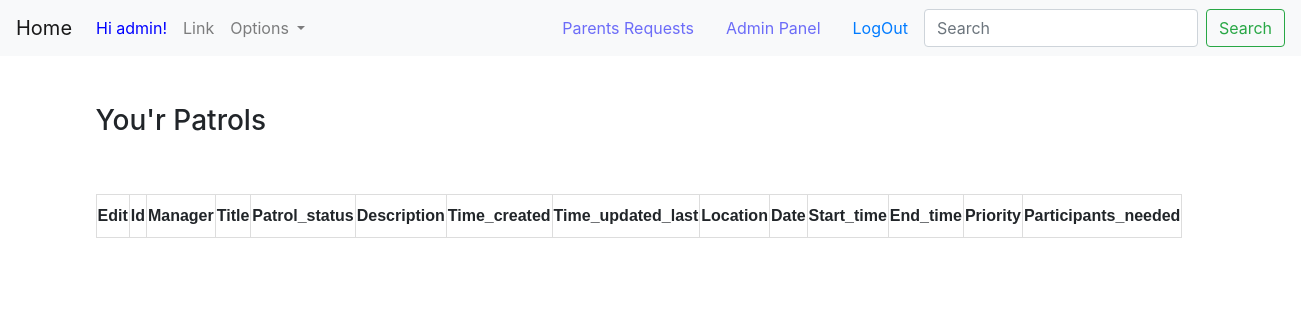
/mypage/ (signed in), run on an earlier commit of the app's database.
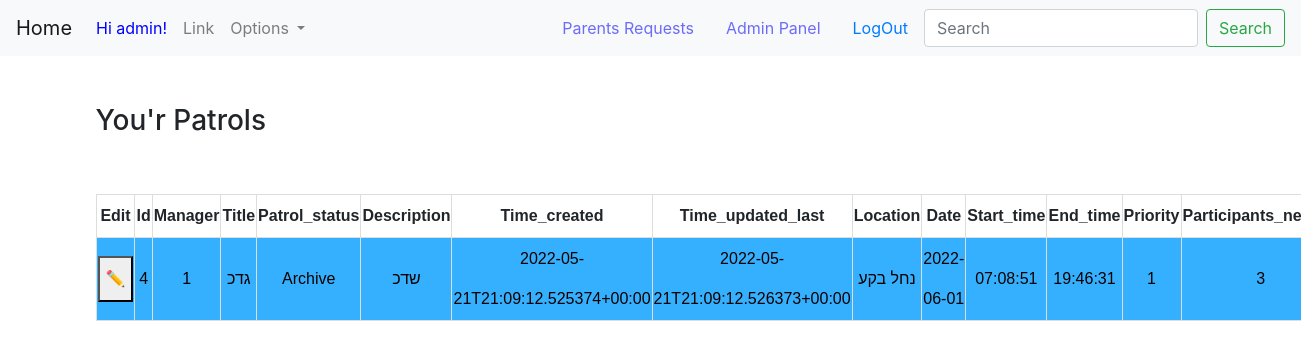
And on a later commit of the database.
### Patrols/models.py (models this page shows, shortened)
class Patrol(models.Model):
    class PatrolStatus(models.TextChoices):
        CREATION = "Creation"
        ACTIVE = "Active"
        ARCHIVE = "Archive"
    manager = models.ForeignKey(User, on_delete=models.CASCADE, related_name='patrols', null=False)
    title = models.CharField('title', max_length=MEDIUM_STRING)
    patrol_status = models.CharField('patrol status', max_length=MIN_STRING, null=True, choices=PatrolStatus.choices,
                                     default=PatrolStatus.CREATION)
    description = models.TextField('summary', max_length=MAX_STRING, null=True, blank=True)
    time_created = models.DateTimeField('time created', default=current_time, null=False)
    time_updated_last = models.DateTimeField('last updated', default=current_time, null=False)
    location = models.CharField(max_length=MEDIUM_STRING, choices=get_locations())
    date = models.DateField('date', default=current_time, null=False)
    start_time = models.TimeField('start time', default=current_time, null=False)
    end_time = models.TimeField('end time', default=current_time() + timezone.timedelta(hours=3), null=False)
    priority = models.IntegerField('priority', default=get_priority())
    participants_needed = models.IntegerField('participants needed', default=get_patrol_size())
    reactions = models.ManyToManyField(User, related_name='reactions', blank=True)
    approved_reactions = models.ManyToManyField(User, related_name='approved_reactions', blank=True)
    users_participated = models.ManyToManyField(User, related_name='participants', blank=True)
    def get_fields_values(self):
        return [(field.name, field.value_to_string(self)) for field in Patrol._meta.fields]

### Authentication/views.py (the view)
# urls.py: path('mypage/', AuthenticationV.residentPage, name='resident_page'),
def residentPage(request):
    objects = PatrolModels.Patrol.objects.filter(manager=request.user)
    fields = PatrolModels.Patrol._meta.get_fields()[:-3]
    type = "patrol"
    context = {
        'objects': objects,
        'fields': fields,
        'type': type
    }
    return render(request, 'Authentication/residentPage.html', context)

### HomePage/templates/Authentication/residentPage.html (shortened to what this page needs)
{% extends 'base.html' %}
{% block content %}
<html lang="en">
<head>
</head>
<body>
<br><br>
    <h3>You'r Patrols</h3>
    <br><br>
    <table>
      <tr>
            <th>Edit</th>
          {% for x in fields %}
            <th>{{ x.name }}</th>
          {% endfor %}
      </tr>
        {% for obj in objects %}
            <tr>
                <td><a href="{% url 'adminEdit' %}?EditObject={{ type }}{{ obj.id }}"><button>✏️</button></a></td>
            {% for name, value in obj.get_fields_values %}
                {% if value %}
                    <td>
                    <a href="{% url 'patrol_page' obj.pk %}" style="color:#0A0000; font-weight:500">
                                    {{ value }}
                                </a>
                        </td>
                {% else %}
                    <td>-</td>
                {% endif %}
            {% endfor %}
            </tr>
        {% endfor %}
    </table>
</body>
</html>
{% endblock %}

### HomePage/templates/base.html (shortened to what this page needs)
<!DOCTYPE html>
<html lang="en">
<head>
    <link rel="stylesheet" href="https://cdn.jsdelivr.net/npm/bootstrap@4.5.3/dist/css/bootstrap.min.css">
</head>
<body>
    <div>
        <nav class="navbar navbar-expand-lg navbar-light bg-light">
          <a class="navbar-brand" href="{% url 'homepage' %}">Home</a>
          <div class="collapse navbar-collapse" id="navbarSupportedContent">
            <ul class="navbar-nav mr-auto">
                {% if user.is_authenticated %}
              <li class="nav-item active">
              <a class="nav-link disabled" href="#" style="color:blue;">Hi {{ user.username }}!</a>
              </li>
                {% endif %}
              <li class="nav-item">
                <a class="nav-link" href="#">Link</a>
              </li>
                 {% if user.is_authenticated %}
              <li class="nav-item dropdown">
                <a class="nav-link dropdown-toggle" href="#" id="navbarDropdown" role="button" data-toggle="dropdown" aria-haspopup="true" aria-expanded="false">
                  Options
                </a>
              </li>
                {% endif %}
            </ul>
              {% if user.is_authenticated %}
                {% if user.is_superuser %}
                    <a class="nav-link active" href="{% url 'parentsRequests' %}"><h8 style="color:#6c6cf8;">Parents Requests</h8> <span class="sr-only">(current)</span></a>
                    <a class="nav-link active" href="{% url 'adminPage' %}"><h8 style="color:#6c6cf8;">Admin Panel</h8> <span class="sr-only">(current)</span></a>
                    {% elif user.profile.is_patrol_manager %}
                    <a class="nav-link active" href="{% url 'resident_page' %}"><h8 style="color:#6c6cf8;">My Page</h8> <span class="sr-only">(current)</span></a>
                    {% else %}
                    <a class="nav-link active" href="#"><h8 style="color:#6c6cf8;">My Page</h8> <span class="sr-only">(current)</span></a>
                {% endif %}
                <a class="nav-link active" href="{% url 'logoutuser' %}">LogOut</a>
              {% else %}
                <a class="nav-link active" href="{% url 'AddParent' %}">Register</a>
                <a class="nav-link active" href="{% url 'Login' %}">Login</a>
              {% endif %}
            <form class="form-inline my-2 my-lg-0">
              <input class="form-control mr-sm-2" type="search" placeholder="Search" aria-label="Search">
              <button class="btn btn-outline-success my-2 my-sm-0" type="submit">Search</button>
            </form>
          </div>
        </nav>
    </div>
    <div class="container">
        <div id="content" name="content">
            {% block content %}
            {% endblock %}
        </div>
    </div>
</body>
</html>

### HomePage/templates/Authentication/residentPage.html (style rules this page uses)
table { font-family: arial, sans-serif; width: 85%; text-align: center; text-transform: capitalize; line-height: 40px; }
th { border: 1px solid #dddddd; }
td { border: 1px solid #dddddd; }
tr:nth-child(even) { background-color: #35b0ff; }

What changed in the data, as far as the page shows it:
added Patrol: get_fields_values "4" "1" "גדכ" "Archive" "שדכ" "2022-05-21T21:09:12.525374+00:00" "2022-05-21T21:09:12.526373+00:00" "נחל בקע" "2022-06-01" "07:08:51" "19:46:31" "1" "3"
